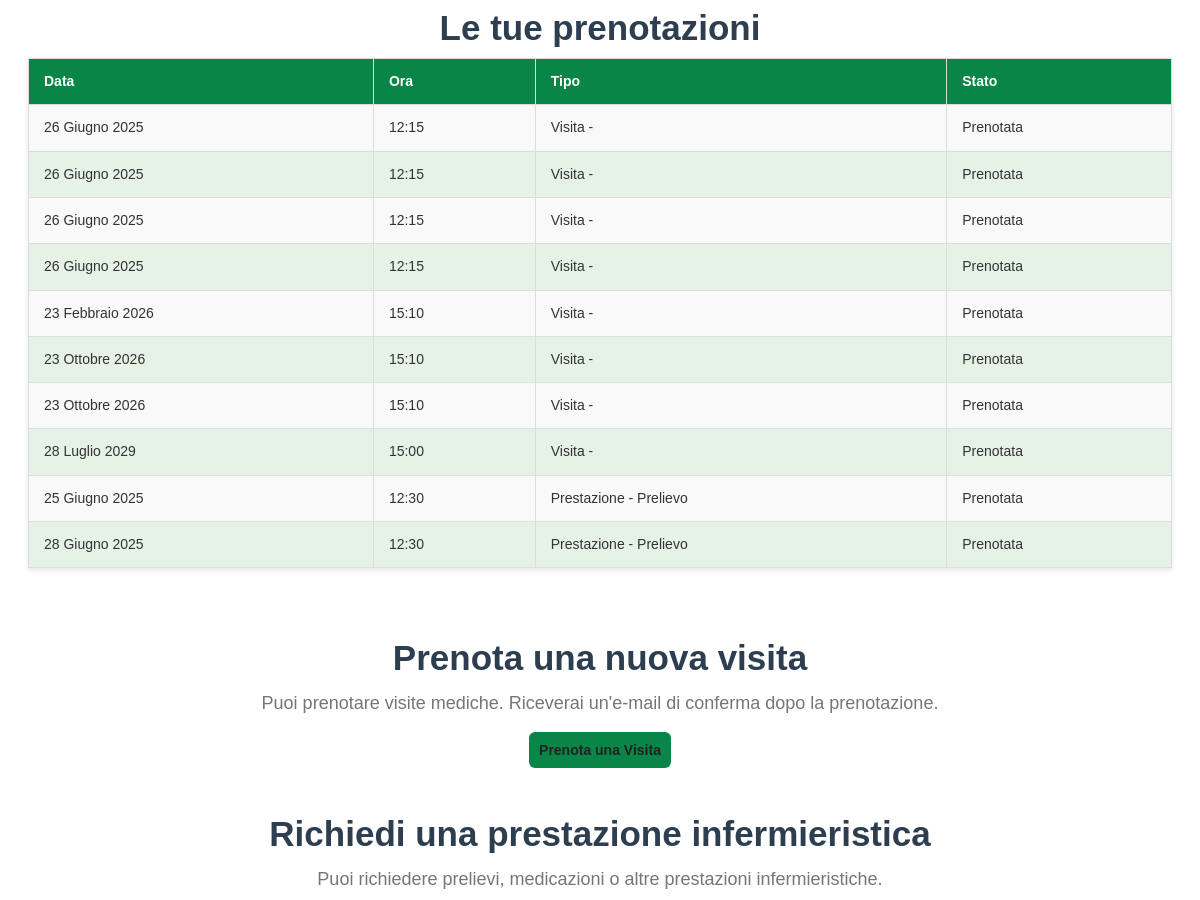
The app's page /users/paziente/ (signed in, middle part), older data.
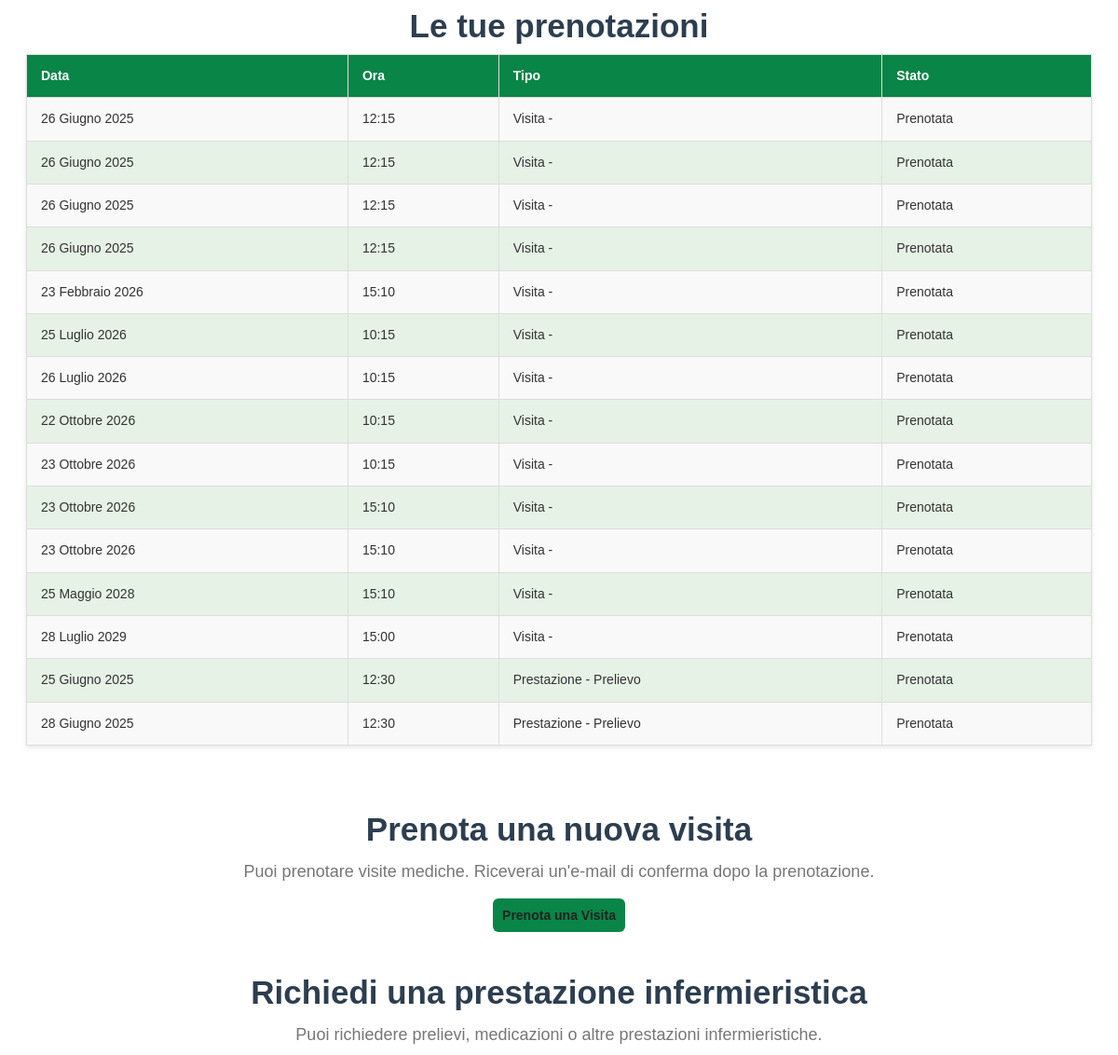
The same page, newer data.
### visita/models.py (models this page shows, shortened)
class PrenotazioneVisita(models.Model):
    TIPO = [
        ('adulti', 'Per adulti'),
        ('pediatrica', 'Pediatrica'),
    ]
    REGIME = [
        ('ordinaria', 'Ordinaria'),
        ('urgente', 'Urgente'),
    ]
    id = models.BigAutoField(primary_key=True)
    paziente = models.ForeignKey("users.Paziente", on_delete=models.CASCADE)
    medico = models.ForeignKey("users.Medico", on_delete=models.CASCADE)
    data = models.DateField()
    ora = models.TimeField()
    tipo = models.CharField(max_length=20, choices=TIPO)
    regime = models.CharField(max_length=20, choices=REGIME)
    class Meta:
        ordering = ['data', 'ora']  # Ordinamento per data e orario
        verbose_name = "Prenotazione visita"
        verbose_name_plural = "Prenotazioni visite"

### users/views.py (the view)
# urls.py: path('paziente/', pagina_paziente, name='pagina_paziente'),
@login_required
def pagina_paziente(request):
    paziente = get_object_or_404(Paziente, user=request.user)
    visite = Visita.objects.filter(prenotazione__paziente=paziente)
    prenotazioni_visite = Prenotazione.objects.filter(paziente=paziente)
    prenotazioni_prestazioni = PrenotazionePrestazione.objects.filter(paziente=paziente)
    prestazioni = Prestazione.objects.filter(paziente=paziente)
    prenotazioni = []
    for p in prenotazioni_visite:
        prenotazioni.append({
            "data": p.data,
            "ora": p.ora,
            "tipo": f"Visita - {p.medico.nome} {p.medico.cognome}",
            "stato": "Prenotata"
        })
    for p in prenotazioni_prestazioni:
        prenotazioni.append({
            "data": p.data,
            "ora": p.orario,
            "tipo": f"Prestazione - {p.get_tipo_display() or '-'}",
            "stato": "Prenotata"
        })
    return render(request, 'users/paziente.html', {
        'paziente': paziente,
        'visite': visite,
        'prenotazioni': prenotazioni,
        'prestazioni': prestazioni
    })

### users/models.py (called while the page is built)
    def __str__(self):
        return f"{self.nome} {self.cognome} - {self.codice_fiscale}"

### users/templates/users/paziente.html (shortened to what this page needs)
{% extends 'base.html' %}
{% load static %}
{% block content %}
<div class="white_container">
    <h3 class="treatment_taital">Le tue prenotazioni</h3>
    <table class="table table-striped table-bordered custom_table_style">
        <thead>
            <tr>
                <th>Data</th>
                <th>Ora</th>
                <th>Tipo</th>
                <th>Stato</th>
            </tr>
        </thead>
        <tbody>
            {% for prenotazione in prenotazioni %}
                <tr>
                    <td>{{ prenotazione.data }}</td>
                    <td>{{ prenotazione.ora }}</td>
                    <td>{{ prenotazione.tipo }}</td>
                    <td>{{ prenotazione.stato }}</td>
                </tr>
            {% empty %}
                <tr>
                    <td colspan="4">Nessuna prenotazione attiva.</td>
                </tr>
            {% endfor %}
        </tbody>
    </table>
    <h3 class="treatment_taital">Prenota una nuova visita</h3>
    <p class="lead">Puoi prenotare visite mediche. Riceverai un'e-mail di conferma dopo la prenotazione.</p>
    <a href="{% url 'prenota_visita' %}" class="btn btn-primary" style="margin-top:20px">Prenota una Visita</a>
    <h3 class="treatment_taital">Richiedi una prestazione infermieristica</h3>
    <p class="lead">Puoi richiedere prelievi, medicazioni o altre prestazioni infermieristiche.</p>
</div>
{% endblock %}

Row changes from the older to the newer data that the page shows:
added PrenotazioneVisita: data "25 Luglio 2026", ora "10:15"
added PrenotazioneVisita: data "26 Luglio 2026", ora "10:15"
added PrenotazioneVisita: data "22 Ottobre 2026", ora "10:15"
added PrenotazioneVisita: data "23 Ottobre 2026", ora "10:15"
added PrenotazioneVisita: data "25 Maggio 2028", ora "15:10"
Text that changed along with them:
new list line: "Visita - Prenotata"
